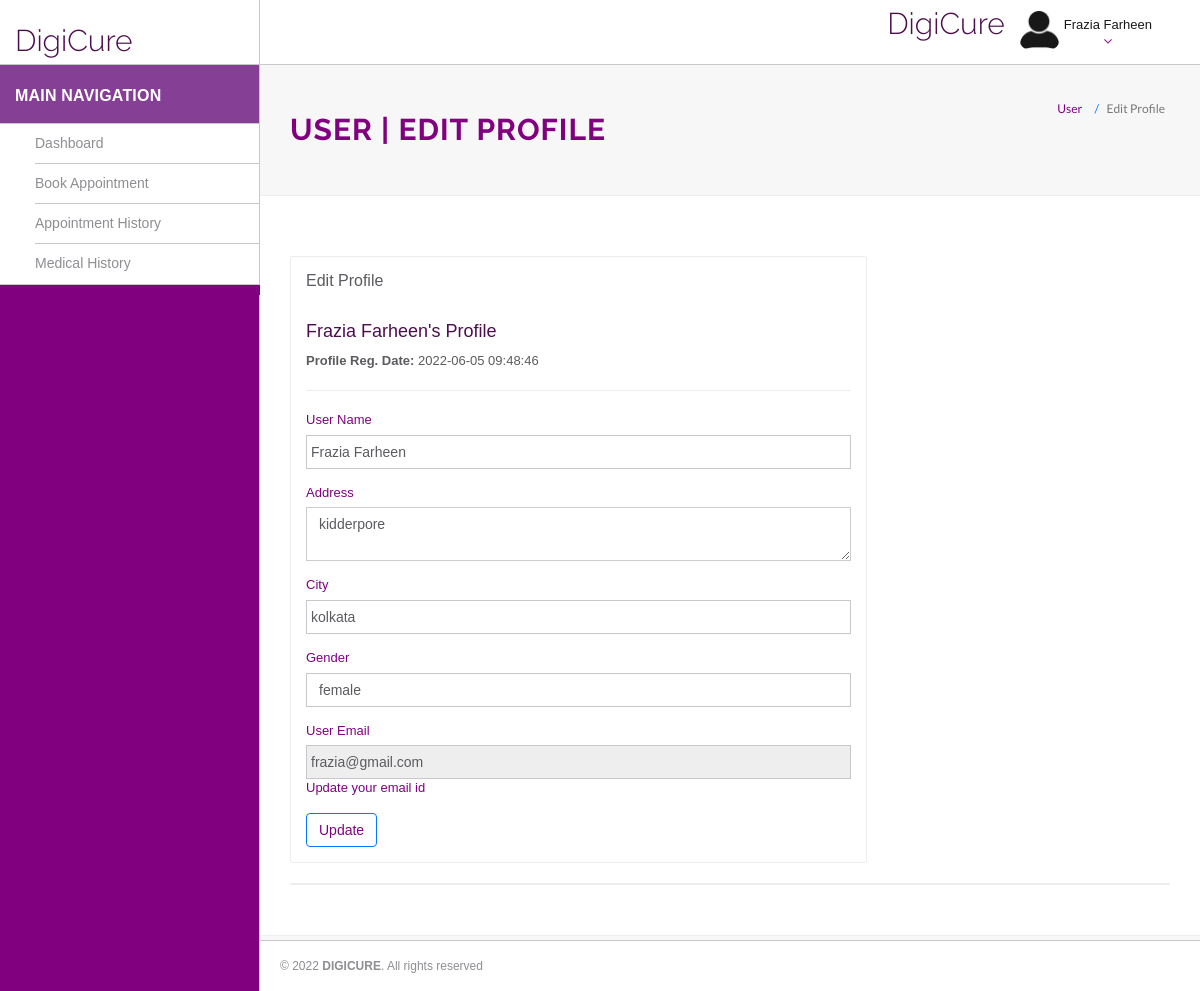
Screenshot of /hms/edit-profile.php (signed in) with the database file from the repository.
### tables this page shows
CREATE TABLE `users` (
  `id` int(11) NOT NULL,
  `fullName` varchar(255) DEFAULT NULL,
  `address` longtext DEFAULT NULL,
  `city` varchar(255) DEFAULT NULL,
  `gender` varchar(255) DEFAULT NULL,
  `email` varchar(255) DEFAULT NULL,
  `password` varchar(255) DEFAULT NULL,
  `regDate` timestamp NULL DEFAULT current_timestamp(),
  `updationDate` timestamp NULL DEFAULT NULL ON UPDATE current_timestamp()
);

### hms/edit-profile.php (the view, shortened to what this page needs)
<?php
include('helper/config.php');
?>
<!DOCTYPE html>
<html lang="en">
	<head>
        <link rel="stylesheet" href="https://cdn.jsdelivr.net/npm/bootstrap@3.4.1/dist/css/bootstrap.min.css">
        <link rel="stylesheet" href="https://cdnjs.cloudflare.com/ajax/libs/font-awesome/4.7.0/css/font-awesome.min.css">
		<link rel="stylesheet" href="assets/css/styles.css">
	</head>
	<body>
		<div id="app">
<?php include('helper/sidebar.php');?>
			<div class="app-content">
						<?php include('helper/header.php');?>
				<div class="main-content" >
					<div class="wrap-content container" id="container">
						<section id="page-title">
							<div class="row">
								<div class="col-sm-8">
									<h1 class="mainTitle">User | Edit Profile</h1>
																	</div>
								<ol class="breadcrumb">
									<li>
										<span>User </span>
									</li>
									<li class="active">
										<span>Edit Profile</span>
									</li>
								</ol>
							</div>
						</section>
						<div class="container-fluid container-fullw bg-white">
							<div class="row">
								<div class="col-md-12">
									<div class="row margin-top-30">
										<div class="col-lg-8 col-md-12">
											<div class="panel panel-white">
												<div class="panel-heading">
													<h5 class="panel-title">Edit Profile</h5>
												</div>
												<div class="panel-body">
									<?php
$sql=mysqli_query($con,"select * from users where id='".$_SESSION['id']."'");
while($data=mysqli_fetch_array($sql))
{
?>
<h4><?php echo htmlentities($data['fullName']);?>'s Profile</h4>
<p><b>Profile Reg. Date: </b><?php echo htmlentities($data['regDate']);?></p>
<hr />													<form role="form" name="edit" method="post">
<div class="form-group">
															<label for="fname">
																 User Name
															</label>
	<input type="text" name="fname" class="form-control" value="<?php echo htmlentities($data['fullName']);?>" >
														</div>
<div class="form-group">
															<label for="address">
																 Address
															</label>
					<textarea name="address" class="form-control"><?php echo htmlentities($data['address']);?></textarea>
														</div>
<div class="form-group">
															<label for="city">
																 City
															</label>
		<input type="text" name="city" class="form-control" required="required"  value="<?php echo htmlentities($data['city']);?>" >
														</div>
<div class="form-group">
									<label for="gender">
																Gender
															</label>
<select name="gender" class="form-control" required="required" >
<option value="<?php echo htmlentities($data['gender']);?>"><?php echo htmlentities($data['gender']);?></option>
</select>
														</div>
<div class="form-group">
									<label for="fess">
																 User Email
															</label>
					<input type="email" name="uemail" class="form-control"  readonly="readonly"  value="<?php echo htmlentities($data['email']);?>">
					<a href="change-emaild.php">Update your email id</a>
														</div>
														<button type="submit" name="submit" class="btn btn-o btn-primary">
															Update
														</button>
													</form>
													<?php } ?>
												</div>
											</div>
										</div>
											</div>
										</div>
									<div class="col-lg-12 col-md-12">
											<div class="panel panel-white">
											</div>
										</div>
									</div>
								</div>
					</div>
				</div>
			</div>
	<?php include('helper/footer.php');?>
		</div>
	</body>
</html>

### hms/helper/header.php (shortened to what this page needs)
<header class="navbar navbar-default navbar-static-top">
					<div class="navbar-header">
						<a class="navbar-brand" href="#">
							<h2 style="padding-top:20% ">DigiCure</h2>
						</a>
						<a href="#" class="sidebar-toggler pull-right visible-md visible-lg" data-toggle-class="app-sidebar-closed" data-toggle-target="#app">
						</a>
					</div>
					<div class="navbar-collapse collapse">
						<ul class="nav navbar-right">
								<li  style="padding-top:2% ">
								<h2>DigiCure</h2>
							</li>
							<li class="dropdown current-user">
								<a href class="dropdown-toggle" data-toggle="dropdown">
									<img src="assets/images/user-pic.png" style="color: purple;"> <span class="username" style="color:black;">
									<?php $query=mysqli_query($con,"select fullName from users where id='".$_SESSION['id']."'");
while($row=mysqli_fetch_array($query))
{
	echo $row['fullName'];
}
									?><i class="fa fa-angle-down" style="color:purple;"></i>
									</i></span>
								</a>
							</li>
						</ul>
					</div>
				</header>

### rows the page displays
users: fullName "Frazia Farheen", regDate "2022-06-05 09:48:46", fname "Frazia Farheen", address "kidderpore", city "kolkata", gender "female", uemail "frazia@gmail.com"
